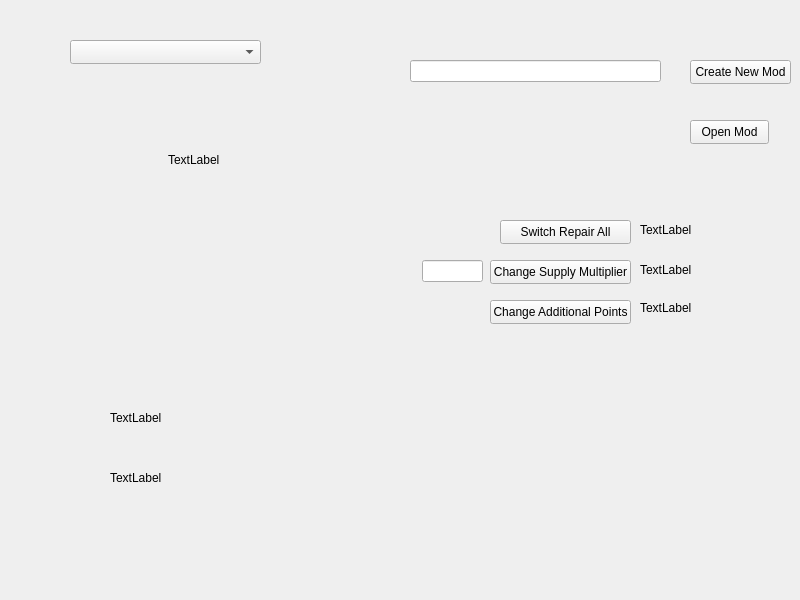
<?xml version="1.0" encoding="UTF-8"?>
<ui version="4.0">
 <class>SDStuffWidget</class>
 <widget class="QWidget" name="SDStuffWidget">
  <property name="geometry">
   <rect>
    <x>0</x>
    <y>0</y>
    <width>800</width>
    <height>600</height>
   </rect>
  </property>
  <property name="windowTitle">
   <string>Widget</string>
  </property>
  <widget class="QComboBox" name="countryComboBox">
   <property name="geometry">
    <rect>
     <x>70</x>
     <y>40</y>
     <width>191</width>
     <height>24</height>
    </rect>
   </property>
  </widget>
  <widget class="QLabel" name="label1">
   <property name="geometry">
    <rect>
     <x>110</x>
     <y>410</y>
     <width>471</width>
     <height>16</height>
    </rect>
   </property>
   <property name="text">
    <string>TextLabel</string>
   </property>
  </widget>
  <widget class="QLabel" name="label2">
   <property name="geometry">
    <rect>
     <x>110</x>
     <y>470</y>
     <width>411</width>
     <height>16</height>
    </rect>
   </property>
   <property name="text">
    <string>TextLabel</string>
   </property>
  </widget>
  <widget class="QLineEdit" name="modNameEdit">
   <property name="geometry">
    <rect>
     <x>410</x>
     <y>60</y>
     <width>251</width>
     <height>22</height>
    </rect>
   </property>
  </widget>
  <widget class="QPushButton" name="createModButton">
   <property name="geometry">
    <rect>
     <x>690</x>
     <y>60</y>
     <width>101</width>
     <height>24</height>
    </rect>
   </property>
   <property name="text">
    <string>Create New Mod</string>
   </property>
  </widget>
  <widget class="QLabel" name="modNameLabel">
   <property name="geometry">
    <rect>
     <x>168</x>
     <y>150</y>
     <width>471</width>
     <height>20</height>
    </rect>
   </property>
   <property name="text">
    <string>TextLabel</string>
   </property>
  </widget>
  <widget class="QPushButton" name="openModButton">
   <property name="geometry">
    <rect>
     <x>690</x>
     <y>120</y>
     <width>79</width>
     <height>24</height>
    </rect>
   </property>
   <property name="text">
    <string>Open Mod</string>
   </property>
  </widget>
  <widget class="QPushButton" name="repairButton">
   <property name="geometry">
    <rect>
     <x>500</x>
     <y>220</y>
     <width>131</width>
     <height>24</height>
    </rect>
   </property>
   <property name="text">
    <string>Switch Repair All</string>
   </property>
  </widget>
  <widget class="QLabel" name="repairLabel">
   <property name="geometry">
    <rect>
     <x>640</x>
     <y>220</y>
     <width>141</width>
     <height>20</height>
    </rect>
   </property>
   <property name="text">
    <string>TextLabel</string>
   </property>
  </widget>
  <widget class="QPushButton" name="supplyButton">
   <property name="geometry">
    <rect>
     <x>490</x>
     <y>260</y>
     <width>141</width>
     <height>24</height>
    </rect>
   </property>
   <property name="text">
    <string>Change Supply Multiplier</string>
   </property>
  </widget>
  <widget class="QLabel" name="supplyLabel">
   <property name="geometry">
    <rect>
     <x>640</x>
     <y>260</y>
     <width>151</width>
     <height>20</height>
    </rect>
   </property>
   <property name="text">
    <string>TextLabel</string>
   </property>
  </widget>
  <widget class="QLineEdit" name="SupplyLineEdit">
   <property name="geometry">
    <rect>
     <x>422</x>
     <y>260</y>
     <width>61</width>
     <height>22</height>
    </rect>
   </property>
  </widget>
  <widget class="QPushButton" name="pointsButton">
   <property name="geometry">
    <rect>
     <x>490</x>
     <y>300</y>
     <width>141</width>
     <height>24</height>
    </rect>
   </property>
   <property name="text">
    <string>Change Additional Points</string>
   </property>
  </widget>
  <widget class="QLabel" name="pointsLabel">
   <property name="geometry">
    <rect>
     <x>640</x>
     <y>300</y>
     <width>141</width>
     <height>16</height>
    </rect>
   </property>
   <property name="text">
    <string>TextLabel</string>
   </property>
  </widget>
 </widget>
 <resources/>
 <connections/>
</ui>
